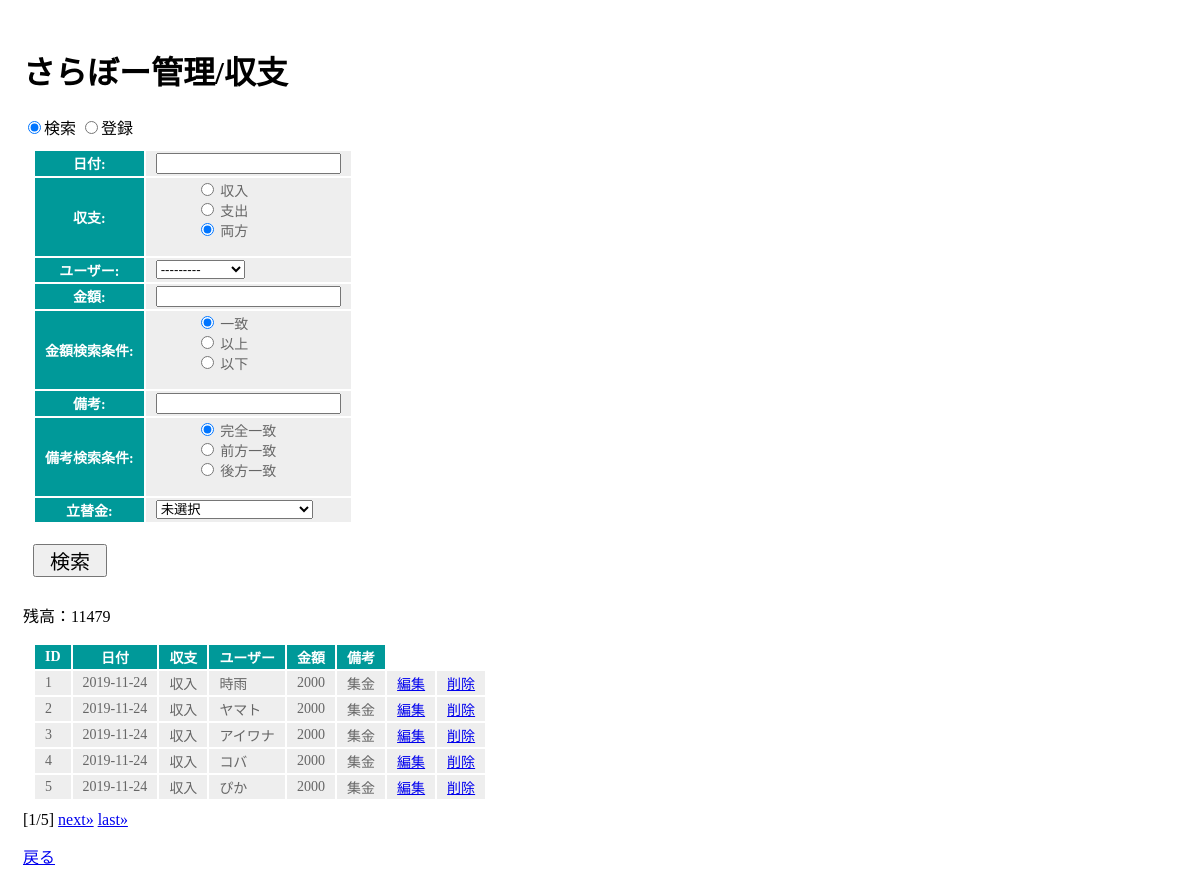
The app's page /appMoney/blance/ (signed in) with its own data.
### appMoney/models.py (models this page shows)
class Pos(models.Model):
    posDate = models.DateField()
    blance = models.IntegerField()
    user = models.CharField(max_length=45, default='')
    money = models.DecimalField(max_digits=10, decimal_places=0)
    note = models.TextField(max_length=200, blank=True, null=True)
    paymentNo = models.IntegerField(blank=True, null=True)

### appMoney/views.py (the view, shortened to what this page needs)
# urls.py: path('blance/', appMoney.views.blance, name='blance'),
@login_required
def blance(request, num=1):
    global chk
    global message
    whereSQL = []
    sql = 'SELECT id, posDate, blance, user, money, note '
    sql += 'FROM appMoney_pos '
    sql += ';'
    data = Pos.objects.raw(sql)
    page = Paginator(data, 5)
    sumPos = calcPos()
    col = ('ID', '日付', '収支', 'ユーザー', '金額', '備考')
    params= {
        'title':'さらぼー管理/収支',
        'type':'収支',
        'msg':message,
        'inputForm':posForm(),
        'searchForm':searchPosForm(),
        'data':page.get_page(num),
        'col':col,
        'sumPos':sumPos,
        'chk':chk,
    }
    if 'input' in request.POST:
        params['inputForm'] = posForm(request.POST)
        params['chk'] = False
    elif 'search' in request.POST:
        params['searchForm'] = searchPosForm(request.POST)
        params['chk'] = True
    return render(request, 'appMoney/blance.html', params)

### appManagement/models.py (called while the page is built)
    def __str__(self):
        return self.name

### appMoney/views.py (called while the page is built)
def calcPos():
    income = Pos.objects.filter(blance=0).aggregate(Sum('money'))
    expense = Pos.objects.filter(blance=1).aggregate(Sum('money'))
    sumPos = int(income['money__sum']) - int(expense['money__sum'])
    return sumPos

### appMoney/templates/appMoney/blance.html (shortened to what this page needs)
﻿{% load static %}
<!DOCTYPE html>
<html lang="ja">
<head>
    <link rel="stylesheet" type="text/css" href="{% static 'css/blance.css' %}">
</head>
<body>
    <h1>{{title}}</h1>
    {% if chk == True %}
        <input class="check" type="radio" name="select" value="search" checked>検索
        <input class="check" type="radio" name="select" value="input">登録
    {% else %}
        <input class="check" type="radio" name="select" value="search">検索
        <input class="check" type="radio" name="select" value="input" checked>登録
    {% endif %}
    <form class="search_form" action="{% url 'blance' %}" method="post">
        <table>
            {{ searchForm.as_table }}
        </table>
        <input class="btn" type="submit" name="search" value="検索">
    </form>
    {% if sumPos != '' %}
        <p>残高：{{sumPos}}</p>
    {% endif %}
    <table class="data-table">
        <tr class="thead">
            {% for column in col %}
                <th>{{column}}</th>
            {% endfor %}
        </tr>
        {% if type == '収支' %}
            {% for item in data %}
            <tr>
                <td class="data-id">{{item.id}}</td>
                <td data-label="日付">{{item.posDate|date:"Y-m-d"}}</td>
                <td data-label="収支">{% if item.blance == 0 %}収入
                                        {% else %}支出{% endif %}</td>
                <td data-label="ユーザー">{{item.user}}</td>
                <td data-label="金額">{{item.money}}</td>
                <td data-label="備考">{{item.note}}</td>
                <td><a href="{% url 'edit' page='blance' id=item.id %}">編集</a></td>
                <td><a href="{% url 'delete' page='blance' id=item.id %}">削除</a></td>
            </tr>
            {% endfor %}
        {% endif %}
    </table>
    <div class="pagination">
        {% if type == '収支' %}
            <span class="current">
                [{{data.number}}/{{data.paginator.num_pages}}]
            </span>
            {% if data.has_next %}
                <a href="{% url 'blance' %}{{data.next_page_number}}">next&raquo;</a>
                <a href="{% url 'blance' %}{{data.paginator.num_pages}}">last&raquo;</a>
            {% endif %}
        {% endif %}
    </div>
    <a class="return" href="{% url 'index' %}">戻る</a>
</body>
</html>

### appMoney/static/css/blance.css (style rules this page uses)
* { box-sizing: border-box; }
body { padding-left: 15px; }
.btn { margin: 10px 10px; font-size: 20px; padding: 0px 15px; }
table { margin: 10px; font-size: 14px; }
table tr th { background-color: #099; color: white; padding: 2px 10px; border-width: 2px; }
table tr td { background-color: #eee; color: #666; padding: 2px 10px; border-width: 2px; }
.return { display: block; margin-top: 15px; }
ul { list-style-type: none; }

### records on screen
Pos: id "1", posDate "2019-11-24", blance "収入", user "時雨", money "2000", note "集金"
Pos: id "2", posDate "2019-11-24", blance "収入", user "ヤマト", money "2000", note "集金"
Pos: id "3", posDate "2019-11-24", blance "収入", user "アイワナ", money "2000", note "集金"
Pos: id "4", posDate "2019-11-24", blance "収入", user "コバ", money "2000", note "集金"
Pos: id "5", posDate "2019-11-24", blance "収入", user "ぴか", money "2000", note "集金"

### other values on screen
{{ title }} "さらぼー管理/収支"
{{ sumPos }} "11479"
{{ column }} "ID" "日付" "収支" "ユーザー" "金額" "備考"
{{ data.number }} "1"
{{ data.paginator.num_pages }} "5"
